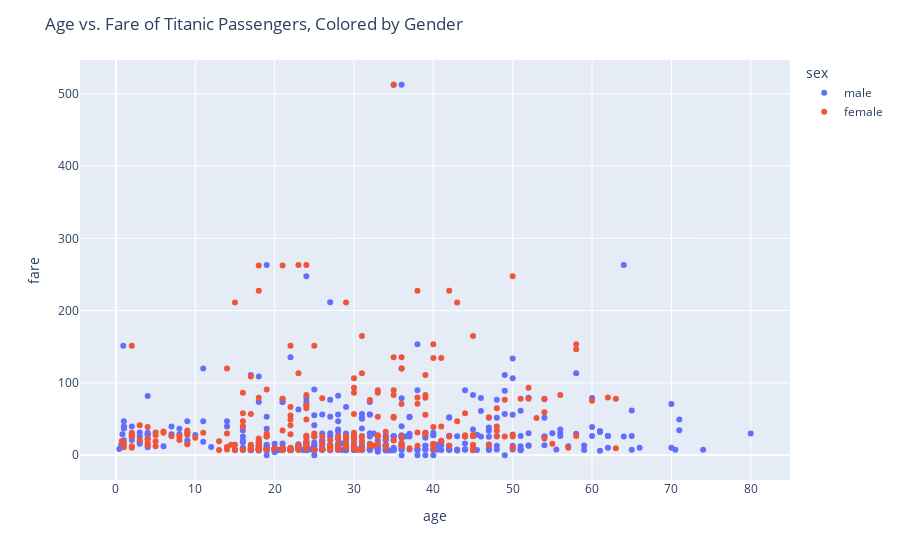

Write notebook code for a chart like this one.
### Code cell
#make scatter plot via plotly
import plotly.express as px
fig = px.scatter(titanic, x='age', y='fare', color='sex')

# Add the title
fig.update_layout(title="Age vs. Fare of Titanic Passengers, Colored by Gender")

fig.show()

### Figure 1 — Plotly figure (JSON) as saved in the notebook; plotly's stock layout.template omitted (floating-point values rounded to 4 significant figures; data arrays with more than 128 entries replaced by an {"elided": "..."} marker saying what was removed)
{"data": [{"hovertemplate": "sex=male<br>age=%{x}<br>fare=%{y}<extra></extra>", "legendgroup": "male", "marker": {"color": "#636efa", "symbol": "circle"}, "mode": "markers", "name": "male", "orientation": "v", "showlegend": true, "type": "scatter", "x": {"elided": "577 float values"}, "xaxis": "x", "y": {"elided": "577 float values"}, "yaxis": "y"}, {"hovertemplate": "sex=female<br>age=%{x}<br>fare=%{y}<extra></extra>", "legendgroup": "female", "marker": {"color": "#EF553B", "symbol": "circle"}, "mode": "markers", "name": "female", "orientation": "v", "showlegend": true, "type": "scatter", "x": {"elided": "314 float values"}, "xaxis": "x", "y": {"elided": "314 float values"}, "yaxis": "y"}], "layout": {"legend": {"title": {"text": "sex"}, "tracegroupgap": 0}, "margin": {"t": 60}, "title": {"text": "Age vs. Fare of Titanic Passengers, Colored by Gender"}, "xaxis": {"anchor": "y", "domain": [0, 1], "title": {"text": "age"}}, "yaxis": {"anchor": "x", "domain": [0, 1], "title": {"text": "fare"}}}}
